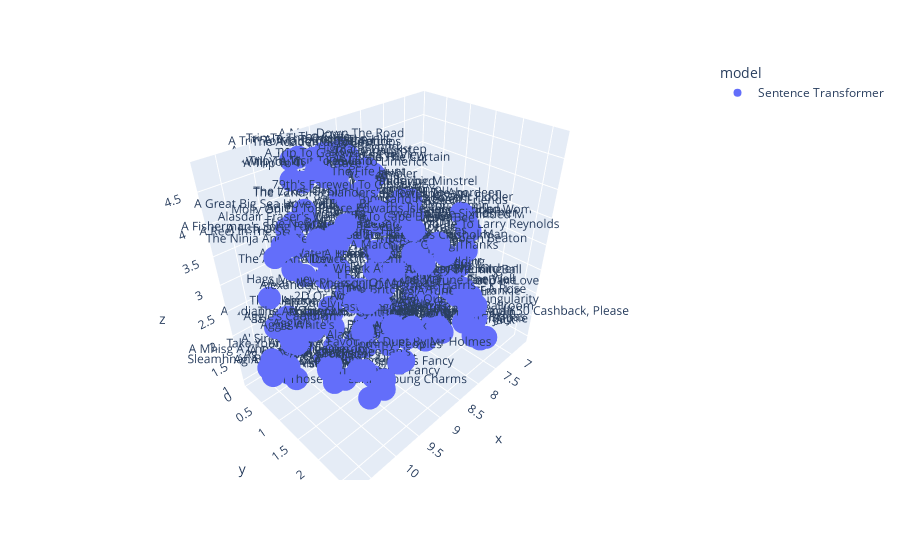

Write notebook code for a chart like this one.
### Code cell
reducer2 = umap.UMAP(n_components=3)
sentence_transformer_embeddings_reduced = reducer2.fit_transform(sentence_transformer_embeddings[:200])
df2 = pd.DataFrame(sentence_transformer_embeddings_reduced, columns=['x', 'y', 'z'])
df2['songtitle'] = df_embedding_all['Title'][:200]
df2['model'] = 'Sentence Transformer'

# Visualize the reduced embeddings using Plotly
fig = px.scatter_3d(df2, x='x', y='y',z='z', color='model', text='songtitle')
fig.write_html("3d_plot_ST_emb.html")
fig.show()

### Figure 1 — Plotly figure (JSON) as saved in the notebook; plotly's stock layout.template omitted (floating-point values rounded to 4 significant figures; data arrays with more than 128 entries replaced by an {"elided": "..."} marker saying what was removed)
{"data": [{"hovertemplate": "model=Sentence Transformer<br>x=%{x}<br>y=%{y}<br>z=%{z}<br>songtitle=%{text}<extra></extra>", "legendgroup": "Sentence Transformer", "marker": {"color": "#636efa", "symbol": "circle"}, "mode": "markers+text", "name": "Sentence Transformer", "scene": "scene", "showlegend": true, "text": {"elided": "200 str values"}, "type": "scatter3d", "x": {"elided": "200 float values"}, "y": {"elided": "200 float values"}, "z": {"elided": "200 float values"}}], "layout": {"legend": {"title": {"text": "model"}, "tracegroupgap": 0}, "margin": {"t": 60}, "scene": {"domain": {"x": [0, 1], "y": [0, 1]}, "xaxis": {"title": {"text": "x"}}, "yaxis": {"title": {"text": "y"}}, "zaxis": {"title": {"text": "z"}}}}}
